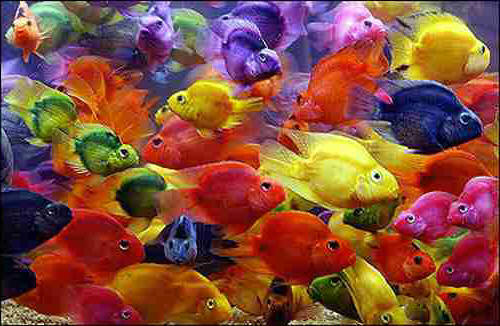
#> input picture Computer Vision/Hough Transform/fish.jpg, 500 x 326 px
$ python colorQuantizeMain.py
#> lines starting #> are read from the running program, lines starting #| are printed output that depends on the picture
### Computer Vision/Hough Transform/quantizeRGB.py

import numpy as np
import cv2


def quantizeRGB(origImg , k):
    shape = origImg.shape
    origImg = np.float32(origImg.reshape((-1, 3)))

    criteria = (cv2.TERM_CRITERIA_EPS + cv2.TERM_CRITERIA_MAX_ITER, 500, 0.2)
    __, labels, (meanColors) = cv2.kmeans(origImg, k,None ,criteria = criteria , attempts = 10, flags = cv2.KMEANS_RANDOM_CENTERS)
    meanColors = np.uint8(meanColors)
    labels = labels.flatten()
    outputImg = meanColors[labels.flatten()]
    outputImg = outputImg.reshape(shape)

    return outputImg , meanColors


### Computer Vision/Hough Transform/quantizeHSV.py
import numpy as np
import cv2

def quantizeHSV(origImg, k):

  hsv_image = cv2.cvtColor(origImg, cv2.COLOR_RGB2HSV)
  hsv_flat = np.float32(hsv_image.reshape((-1, 3)))

  hue  = hsv_flat[:,0].copy()

  #kmeans algo
  criteria = (cv2.TERM_CRITERIA_EPS + cv2.TERM_CRITERIA_MAX_ITER, 500, 0.2)
  _, labels, (meanHues) = cv2.kmeans(hue, k,None ,criteria = criteria , attempts = 10, flags = cv2.KMEANS_RANDOM_CENTERS)
  meanHues = np.uint8(meanHues)
  labels = labels.flatten()
  hsv  = meanHues[labels.flatten()]
  ####################

  hsv_flat[:,0] = hsv.flatten()
  hsv_flat = np.uint8(hsv_flat)
  outputImg = hsv_flat.reshape(origImg.shape)
  outputImg = cv2.cvtColor(outputImg, cv2.COLOR_HSV2RGB)

  return outputImg , meanHues

### Computer Vision/Hough Transform/computeQuantizationError.py
import numpy as np


def computeQuantizationError(origImg , quantizedImg):

  origImg = np.float32(origImg)
  quantizedImg = np.float32(quantizedImg)

  difference = origImg - quantizedImg
  difference = difference **2
  return np.sum(difference)


### Computer Vision/Hough Transform/getHueHists.py

import numpy as np
import cv2

from quantizeHSV import quantizeHSV

def getHueHists(origImg,k):

  hsv_image =  cv2.cvtColor(origImg , cv2.COLOR_RGB2HSV)
  hsv_array = np.float32(hsv_image.reshape((-1, 3)))
  hue  = hsv_array[:,0]

  outputImg , _ = quantizeHSV(origImg,k)
  outputImg =  cv2.cvtColor(outputImg , cv2.COLOR_RGB2HSV)

  return hue , outputImg.reshape(-1,3)[:,0]


### Computer Vision/Hough Transform/colorQuantizeMain.py


import cv2
import numpy as np
import matplotlib.pyplot as plt


from quantizeHSV import quantizeHSV
from quantizeRGB import quantizeRGB
from computeQuantizationError import computeQuantizationError
from getHueHists import getHueHists


origImg = cv2.imread('fish.jpg')
#> origImg is the input picture: shape (326, 500, 3); mean B, G, R 60.6, 77.5, 132.5
origImg = cv2.cvtColor(origImg, cv2.COLOR_BGR2RGB)
plt.imshow(origImg)
plt.show()

k=3

plt.figure(1)
kmeans_rgb , _ = quantizeRGB(origImg , k)
#> in quantizeRGB, `__, labels, (meanColors) = cv2.kmeans(origImg, k,None ,criteria = crit..`: meanColors = [[58.18, 41.51, 62.07], [154.4, 58.17, 25.52], [182.4, 156.3, 122.8]]
#> in quantizeRGB, `meanColors = np.uint8(meanColors)`: meanColors = [[58, 41, 62], [154, 58, 25], [182, 156, 122]]
#> in quantizeRGB, `outputImg = outputImg.reshape(shape)`:
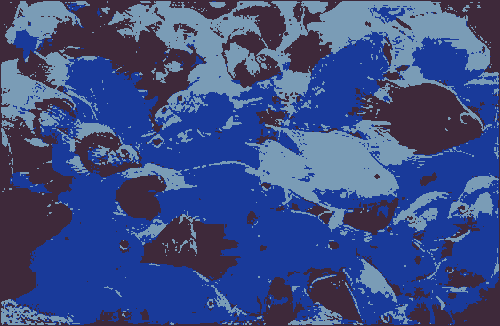
#> outputImg: shape (326, 500, 3); mean of channels 0, 1, 2 132.2, 77.2, 60.1; drawn as B, G, R
plt.imshow(kmeans_rgb)
plt.title("RGB K means clustering with k=3 ")

plt.figure(2)
kmeans_hsv , means = quantizeHSV(origImg , k)
#> in quantizeHSV, `hsv_image = cv2.cvtColor(origImg, cv2.COLOR_RGB2HSV)`: hsv_image: shape (326, 500, 3); mean H, S, V 64.5, 179.3, 143
#> in quantizeHSV, `_, labels, (meanHues) = cv2.kmeans(hue, k,None ,criteria = criteria , ..`: meanHues = [168.3, 15.63, 124.6]
#> in quantizeHSV, `meanHues = np.uint8(meanHues)`: meanHues = [168, 15, 124]
#> in quantizeHSV, `outputImg = hsv_flat.reshape(origImg.shape)`:
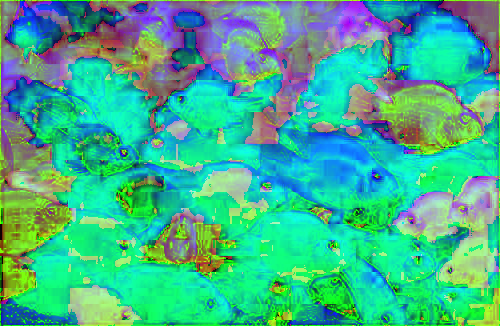
#> outputImg: shape (326, 500, 3); mean R, G, B 64, 179.3, 143
#> in quantizeHSV, `outputImg = cv2.cvtColor(outputImg, cv2.COLOR_HSV2RGB)`:
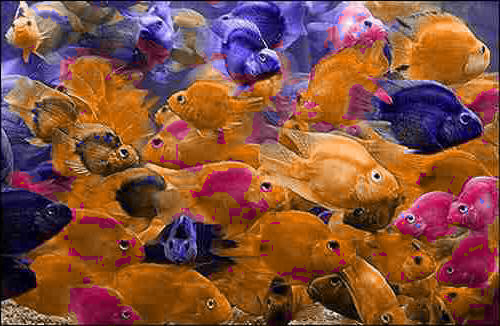
#> outputImg: shape (326, 500, 3); mean R, G, B 132.3, 79.6, 61.3
#> means = [168, 15, 124]
plt.imshow(kmeans_hsv)
plt.title("HSV K means clustering with k =3")
plt.show()

print("RGB K means error with k=3")
print(computeQuantizationError(origImg , kmeans_rgb))
#| 721345900.0

print("HSV K means error with k=3")
print(computeQuantizationError(origImg , kmeans_hsv))
#> in computeQuantizationError (call 2), `quantizedImg = np.float32(quantizedImg)`:
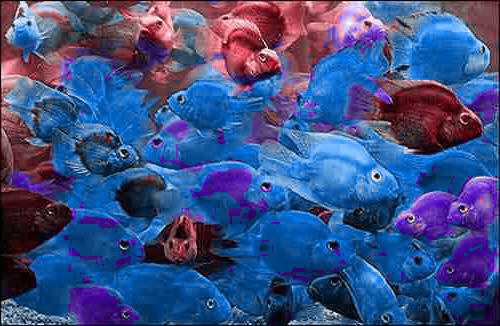
#> quantizedImg: shape (326, 500, 3) float32; mean of channels 0, 1, 2 132.3, 79.6, 61.3; drawn as B, G, R
#> in computeQuantizationError (call 2), `difference = origImg - quantizedImg`:
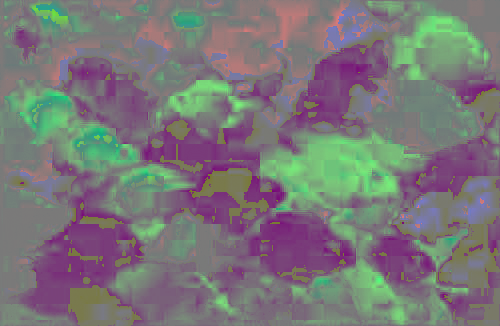
#> difference: shape (326, 500, 3) float32; mean R, G, B 0.2, -2, -0.7; drawn with min black and max white
#> in computeQuantizationError (call 2), `difference = difference **2`:
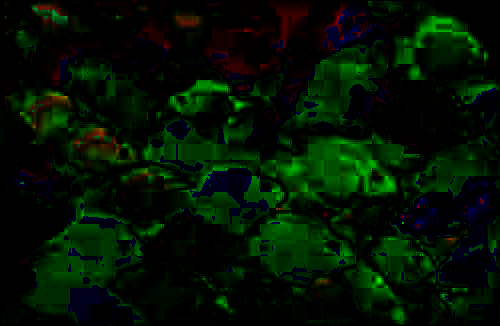
#> difference: shape (326, 500, 3) float32; mean R, G, B 130.6, 1069.3, 122.6; drawn with min black and max white
#| 215624220.0

#print(means)

plt.figure(3)


############Get Histograms
normal , clustered = getHueHists(origImg , k)
#> in getHueHists, `outputImg =  cv2.cvtColor(outputImg , cv2.COLOR_RGB2HSV)`: outputImg: shape (326, 500, 3); mean H, S, V 63.9, 180.2, 143

plt.hist(normal)
plt.title("Uniform bins for k=3")


plt.figure(6)
plt.hist(normal,bins = k)
plt.title("Uniform bins for k=3")

plt.figure(4)
plt.hist(clustered)
plt.title("Clustered bins for k=3")

plt.show()
#> figure, not shown here; tallest bar 62388 high, from x = 0 to 17.9
#> figure, not shown here; tallest bar 100534 high, from x = 0 to 17.4
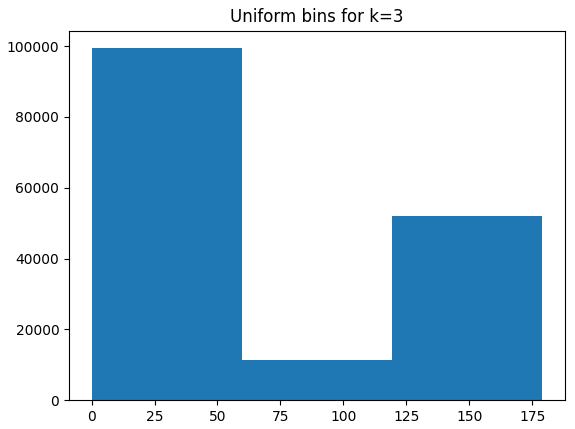
#> figure drawn by matplotlib, 1 panel; tallest bar 99409 high, from x = 0 to 59.67
